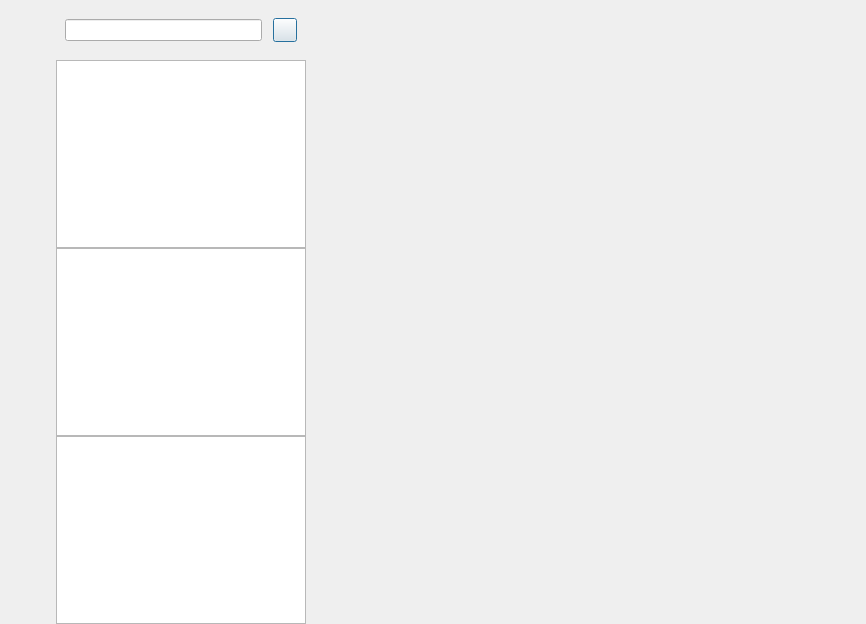
<?xml version="1.0" encoding="UTF-8"?>
<ui version="4.0">
 <class>ChatDialog</class>
 <widget class="QDialog" name="ChatDialog">
  <property name="geometry">
   <rect>
    <x>0</x>
    <y>0</y>
    <width>866</width>
    <height>624</height>
   </rect>
  </property>
  <property name="windowTitle">
   <string>Dialog</string>
  </property>
  <layout class="QHBoxLayout" name="horizontalLayout">
   <property name="spacing">
    <number>0</number>
   </property>
   <property name="leftMargin">
    <number>0</number>
   </property>
   <property name="topMargin">
    <number>0</number>
   </property>
   <property name="rightMargin">
    <number>0</number>
   </property>
   <property name="bottomMargin">
    <number>0</number>
   </property>
   <item>
    <widget class="QWidget" name="side_bar" native="true">
     <property name="sizePolicy">
      <sizepolicy hsizetype="Fixed" vsizetype="Expanding">
       <horstretch>0</horstretch>
       <verstretch>0</verstretch>
      </sizepolicy>
     </property>
     <property name="minimumSize">
      <size>
       <width>56</width>
       <height>0</height>
      </size>
     </property>
     <property name="maximumSize">
      <size>
       <width>56</width>
       <height>16777215</height>
      </size>
     </property>
     <layout class="QVBoxLayout" name="verticalLayout">
      <property name="spacing">
       <number>7</number>
      </property>
      <property name="leftMargin">
       <number>10</number>
      </property>
      <property name="topMargin">
       <number>30</number>
      </property>
      <property name="rightMargin">
       <number>0</number>
      </property>
      <property name="bottomMargin">
       <number>0</number>
      </property>
      <item>
       <widget class="QWidget" name="widget" native="true">
        <layout class="QVBoxLayout" name="verticalLayout_3">
         <property name="spacing">
          <number>30</number>
         </property>
         <property name="leftMargin">
          <number>0</number>
         </property>
         <property name="topMargin">
          <number>0</number>
         </property>
         <property name="rightMargin">
          <number>0</number>
         </property>
         <property name="bottomMargin">
          <number>0</number>
         </property>
         <item>
          <widget class="QLabel" name="side_head_lb">
           <property name="minimumSize">
            <size>
             <width>35</width>
             <height>35</height>
            </size>
           </property>
           <property name="maximumSize">
            <size>
             <width>35</width>
             <height>35</height>
            </size>
           </property>
           <property name="text">
            <string/>
           </property>
          </widget>
         </item>
         <item>
          <widget class="StateWidget" name="side_chat_lb" native="true">
           <property name="minimumSize">
            <size>
             <width>30</width>
             <height>30</height>
            </size>
           </property>
           <property name="maximumSize">
            <size>
             <width>30</width>
             <height>30</height>
            </size>
           </property>
          </widget>
         </item>
         <item>
          <widget class="StateWidget" name="side_contact_lb" native="true">
           <property name="minimumSize">
            <size>
             <width>30</width>
             <height>30</height>
            </size>
           </property>
           <property name="maximumSize">
            <size>
             <width>30</width>
             <height>30</height>
            </size>
           </property>
          </widget>
         </item>
        </layout>
       </widget>
      </item>
      <item>
       <spacer name="verticalSpacer">
        <property name="orientation">
         <enum>Qt::Orientation::Vertical</enum>
        </property>
        <property name="sizeHint" stdset="0">
         <size>
          <width>20</width>
          <height>40</height>
         </size>
        </property>
       </spacer>
      </item>
     </layout>
    </widget>
   </item>
   <item>
    <widget class="QWidget" name="chat_user_widget" native="true">
     <property name="maximumSize">
      <size>
       <width>250</width>
       <height>16777215</height>
      </size>
     </property>
     <layout class="QVBoxLayout" name="verticalLayout_2">
      <property name="spacing">
       <number>0</number>
      </property>
      <property name="leftMargin">
       <number>0</number>
      </property>
      <property name="topMargin">
       <number>0</number>
      </property>
      <property name="rightMargin">
       <number>0</number>
      </property>
      <property name="bottomMargin">
       <number>0</number>
      </property>
      <item>
       <widget class="QWidget" name="search_widget" native="true">
        <property name="minimumSize">
         <size>
          <width>0</width>
          <height>60</height>
         </size>
        </property>
        <property name="maximumSize">
         <size>
          <width>16777215</width>
          <height>60</height>
         </size>
        </property>
        <layout class="QHBoxLayout" name="horizontalLayout_2">
         <item>
          <widget class="CustomizedEdit" name="search_edit"/>
         </item>
         <item>
          <spacer name="horizontalSpacer">
           <property name="orientation">
            <enum>Qt::Orientation::Horizontal</enum>
           </property>
           <property name="sizeType">
            <enum>QSizePolicy::Policy::Fixed</enum>
           </property>
           <property name="sizeHint" stdset="0">
            <size>
             <width>5</width>
             <height>20</height>
            </size>
           </property>
          </spacer>
         </item>
         <item>
          <widget class="ClickedBtn" name="add_btn">
           <property name="minimumSize">
            <size>
             <width>24</width>
             <height>24</height>
            </size>
           </property>
           <property name="maximumSize">
            <size>
             <width>24</width>
             <height>24</height>
            </size>
           </property>
           <property name="text">
            <string/>
           </property>
          </widget>
         </item>
        </layout>
       </widget>
      </item>
      <item>
       <widget class="ChatUserList" name="chat_user_list"/>
      </item>
      <item>
       <widget class="SearchList" name="search_list"/>
      </item>
      <item>
       <widget class="ContactUserList" name="con_user_list"/>
      </item>
     </layout>
    </widget>
   </item>
   <item>
    <widget class="QStackedWidget" name="stackedWidget">
     <widget class="ChatPage" name="chat_page"/>
     <widget class="FriendInfoPage" name="friend_info_page"/>
     <widget class="ApplyFriendPage" name="friend_apply_page"/>
    </widget>
   </item>
  </layout>
 </widget>
 <customwidgets>
  <customwidget>
   <class>ClickedBtn</class>
   <extends>QPushButton</extends>
   <header location="global">clickedbtn.h</header>
  </customwidget>
  <customwidget>
   <class>CustomizedEdit</class>
   <extends>QLineEdit</extends>
   <header location="global">customizededit.h</header>
  </customwidget>
  <customwidget>
   <class>ChatUserList</class>
   <extends>QListWidget</extends>
   <header location="global">chatuserlist.h</header>
  </customwidget>
  <customwidget>
   <class>ChatPage</class>
   <extends>QWidget</extends>
   <header location="global">chatpage.h</header>
   <container>1</container>
  </customwidget>
  <customwidget>
   <class>StateWidget</class>
   <extends>QWidget</extends>
   <header location="global">statewidget.h</header>
   <container>1</container>
  </customwidget>
  <customwidget>
   <class>SearchList</class>
   <extends>QListView</extends>
   <header location="global">searchlist.h</header>
  </customwidget>
  <customwidget>
   <class>ContactUserList</class>
   <extends>QListWidget</extends>
   <header location="global">contactuserlist.h</header>
  </customwidget>
  <customwidget>
   <class>ApplyFriendPage</class>
   <extends>QWidget</extends>
   <header location="global">applyfriendpage.h</header>
   <container>1</container>
  </customwidget>
  <customwidget>
   <class>FriendInfoPage</class>
   <extends>QWidget</extends>
   <header location="global">friendinfopage.h</header>
   <container>1</container>
  </customwidget>
 </customwidgets>
 <resources/>
 <connections/>
</ui>
